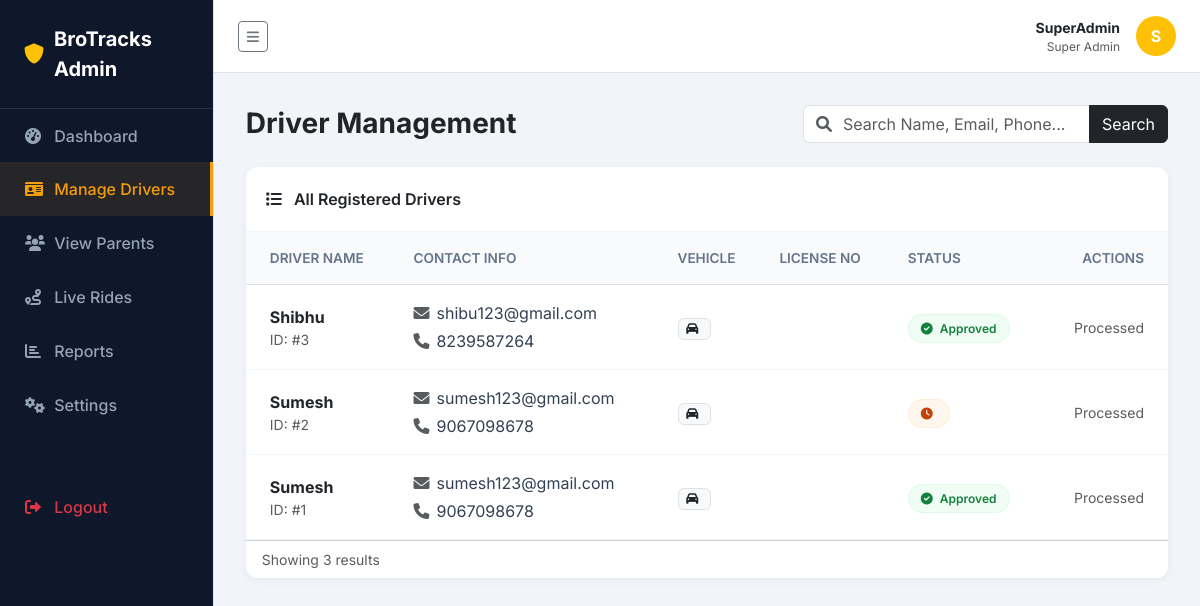
The page /admin/drivers.php (signed in) on the database its author committed.
### tables this page shows
CREATE TABLE `drivers` (
  `id` int(11) NOT NULL,
  `user_id` int(11) NOT NULL,
  `license_no` varchar(100) DEFAULT NULL,
  `vehicle_no` varchar(50) DEFAULT NULL,
  `status` enum('pending','approved','rejected') DEFAULT 'pending'
);

CREATE TABLE `users` (
  `id` int(11) NOT NULL,
  `name` varchar(100) NOT NULL,
  `email` varchar(150) NOT NULL,
  `password` varchar(255) NOT NULL,
  `role` enum('parent','driver','admin') NOT NULL,
  `phone` varchar(20) DEFAULT NULL,
  `created_at` datetime DEFAULT NULL
);

### admin/drivers.php (the view, shortened to what this page needs)
<?php
require_once "../config/db.php";
$search = $_GET['search'] ?? '';
$params = [];
$sql = "SELECT d.*, u.name, u.email, u.phone
        FROM drivers d
        JOIN users u ON d.user_id = u.id";
$sql .= " ORDER BY d.id DESC";
$stmt = $pdo->prepare($sql);
$stmt->execute($params);
$drivers = $stmt->fetchAll(PDO::FETCH_ASSOC);
$adminName = $_SESSION["name"] ?? 'Admin';
$initials = strtoupper(substr($adminName, 0, 1));
?>
<!DOCTYPE html>
<html lang="en">
<head>
    <link href="https://cdn.jsdelivr.net/npm/bootstrap@5.3.0/dist/css/bootstrap.min.css" rel="stylesheet">
    <link href="https://cdnjs.cloudflare.com/ajax/libs/font-awesome/6.0.0/css/all.min.css" rel="stylesheet">
</head>
<body>
<div class="d-flex" id="wrapper">
    <div class="border-end" id="sidebar-wrapper">
        <div class="sidebar-heading">
            <i class="fas fa-shield-alt text-warning"></i> BroTracks Admin
        </div>
        <div class="list-group list-group-flush">
            <a href="dashboard.php" class="list-group-item list-group-item-action">
                <i class="fas fa-tachometer-alt"></i> Dashboard
            </a>
            <a href="drivers.php" class="list-group-item list-group-item-action active">
                <i class="fas fa-id-card"></i> Manage Drivers
            </a>
            <a href="parents.php" class="list-group-item list-group-item-action">
                <i class="fas fa-users"></i> View Parents
            </a>
            <a href="rides.php" class="list-group-item list-group-item-action">
                <i class="fas fa-route"></i> Live Rides
            </a>
            <a href="reports.php" class="list-group-item list-group-item-action">
                <i class="fas fa-chart-bar"></i> Reports
            </a>
            <a href="settings.php" class="list-group-item list-group-item-action">
                <i class="fas fa-cogs"></i> Settings
            </a>
            <a href="../auth/logout.php" class="list-group-item list-group-item-action text-danger mt-5">
                <i class="fas fa-sign-out-alt"></i> Logout
            </a>
        </div>
    </div>
    <div id="page-content-wrapper">
        <nav class="navbar navbar-expand-lg navbar-light bg-white border-bottom px-4 py-3">
            <div class="d-flex align-items-center w-100 justify-content-between">
                <button class="btn btn-sm btn-outline-secondary" id="menu-toggle"><i class="fas fa-bars"></i></button>
                <div class="d-flex align-items-center">
                    <div class="text-end me-3 d-none d-sm-block">
                        <div class="fw-bold small text-dark"><?php echo htmlspecialchars($adminName); ?></div>
                        <div class="small text-muted" style="font-size: 0.75rem;">Super Admin</div>
                    </div>
                    <div class="rounded-circle bg-warning text-white d-flex align-items-center justify-content-center" style="width: 40px; height: 40px; font-weight: bold;">
                        <?php echo $initials; ?>
                    </div>
                </div>
            </div>
        </nav>
        <div class="container-fluid">
            <div class="d-flex justify-content-between align-items-center mb-4 flex-wrap gap-2">
                <h3 class="fw-bold text-dark m-0">Driver Management</h3>
                <form method="GET" action="" class="d-flex gap-2">
                    <div class="input-group">
                        <span class="input-group-text bg-white border-end-0"><i class="fas fa-search text-muted"></i></span>
                        <input type="text" name="search" class="form-control border-start-0 ps-0"
                               placeholder="Search Name, Email, Phone..."
                               value="<?php echo htmlspecialchars($search); ?>"
                               style="max-width: 250px;">
                        <button class="btn btn-dark" type="submit">Search</button>
                    </div>
                </form>
            </div>
            <div class="card card-table">
                <div class="card-header">
                    <span><i class="fas fa-list me-2"></i> All Registered Drivers</span>
                </div>
                <div class="card-body p-0">
                    <div class="table-responsive">
                        <table class="table table-hover mb-0">
                            <thead>
                                <tr>
                                    <th class="ps-4">Driver Name</th>
                                    <th>Contact Info</th>
                                    <th>Vehicle</th>
                                    <th>License No</th>
                                    <th>Status</th>
                                    <th class="text-end pe-4">Actions</th>
                                </tr>
                            </thead>
                            <tbody>
                                <?php if (count($drivers) > 0): ?>
                                    <?php foreach ($drivers as $d): ?>
                                        <tr>
                                            <td class="ps-4">
                                                <div class="fw-bold text-dark"><?php echo htmlspecialchars($d["name"]); ?></div>
                                                <div class="small text-muted">ID: #<?php echo $d["id"]; ?></div>
                                            </td>
                                            <td>
                                                <div class="d-flex align-items-center mb-1">
                                                    <i class="fas fa-envelope text-muted me-2" style="width: 15px;"></i>
                                                    <?php echo htmlspecialchars($d["email"]); ?>
                                                </div>
                                                <div class="d-flex align-items-center">
                                                    <i class="fas fa-phone text-muted me-2" style="width: 15px;"></i>
                                                    <?php echo htmlspecialchars($d["phone"]); ?>
                                                </div>
                                            </td>
                                            <td>
                                                <span class="badge bg-light text-dark border">
                                                    <i class="fas fa-car me-1"></i> <?php echo htmlspecialchars($d["vehicle_no"] ?? 'N/A'); ?>
                                                </span>
                                            </td>
                                            <td class="small font-monospace text-secondary">
                                            </td>
                                            <td>
                                                <?php
                                                    $statusClass = 'bg-pending';
                                                    $icon = 'fa-clock';
                                                    if($d["status"] === 'approved') { $statusClass = 'bg-approved'; $icon = 'fa-check-circle'; }
                                                ?>
                                                <span class="badge-status <?php echo $statusClass; ?>">
                                                    <i class="fas <?php echo $icon; ?> me-1"></i> <?php echo ucfirst($d["status"]); ?>
                                                </span>
                                            </td>
                                            <td class="text-end pe-4">
                                                <?php if ($d["status"] === "pending"): ?>
                                                    <a href="?approve=<?php echo $d["id"]; ?>" class="btn btn-sm btn-success me-1" title="Approve">
                                                        <i class="fas fa-check"></i>
                                                    </a>
                                                    <a href="?reject=<?php echo $d["id"]; ?>" class="btn btn-sm btn-danger" title="Reject" onclick="return confirm('Are you sure you want to reject this driver?');">
                                                        <i class="fas fa-times"></i>
                                                    </a>
                                                <?php else: ?>
                                                    <span class="text-muted small italic">Processed</span>
                                                <?php endif; ?>
                                            </td>
                                        </tr>
                                    <?php endforeach; ?>
                                <?php endif; ?>
                            </tbody>
                        </table>
                    </div>
                </div>
                <div class="card-footer bg-white small text-muted">
                    Showing <?php echo count($drivers); ?> results
                </div>
            </div>
        </div>
    </div>
</div>
</body>
</html>

### admin/drivers.php (style rules this page uses)
:root { --bg-sidebar: #0f172a; --text-sidebar: #94a3b8; --accent-color: #f59e0b; --bg-main: #f1f5f9; }
body { font-family: 'Inter', sans-serif; background-color: var(--bg-main); overflow-x: hidden; }
#wrapper { display: flex; width: 100%; }
#sidebar-wrapper { min-height: 100vh; width: 260px; background-color: var(--bg-sidebar); color: white; transition: margin .25s ease-out; }
.sidebar-heading { padding: 1.5rem; font-size: 1.25rem; font-weight: bold; color: white; display: flex; align-items: center; gap: 10px; border-bottom: 1px solid rgba(255,255,255,0.1); }
.list-group-item { background-color: transparent; color: var(--text-sidebar); border: none; padding: 15px 25px; font-weight: 500; transition: all 0.2s; }
.list-group-item.active { color: var(--accent-color); background-color: rgba(245, 158, 11, 0.1); border-right: 3px solid var(--accent-color); }
.list-group-item i { width: 25px; }
#page-content-wrapper { width: 100%; }
.container-fluid { padding: 2rem; }
.card-table { background: white; border-radius: 12px; box-shadow: 0 2px 10px rgba(0,0,0,0.05); border: none; overflow: hidden; }
.card-header { background: white; border-bottom: 1px solid #f1f5f9; padding: 1.25rem; font-weight: 600; display: flex; justify-content: space-between; align-items: center; }
.table th { font-size: 0.85rem; text-transform: uppercase; color: #64748b; font-weight: 600; border-bottom-width: 1px; background-color: #f8fafc; padding: 1rem; }
.table td { vertical-align: middle; padding: 1rem; color: #334155; border-bottom: 1px solid #f1f5f9; }
.badge-status { padding: 6px 12px; border-radius: 20px; font-size: 0.75rem; font-weight: 600; text-transform: capitalize; }
.bg-pending { background-color: #fff7ed; color: #c2410c; border: 1px solid #ffedd5; }
.bg-approved { background-color: #f0fdf4; color: #15803d; border: 1px solid #dcfce7; }

### rows shown on the page
drivers: user.name "Shibhu", id "3", user.email "shibu123@gmail.com", user.phone "8239587264", status "Approved", shows "Processed"
drivers: user.name "Sumesh", id "2", user.email "sumesh123@gmail.com", user.phone "9067098678", status "Processed"
drivers: user.name "Sumesh", id "1", user.email "sumesh123@gmail.com", user.phone "9067098678", status "Approved", shows "Processed"

### other values the page prints
$adminName "SuperAdmin"
$initials "S"
count($drivers) "3"
